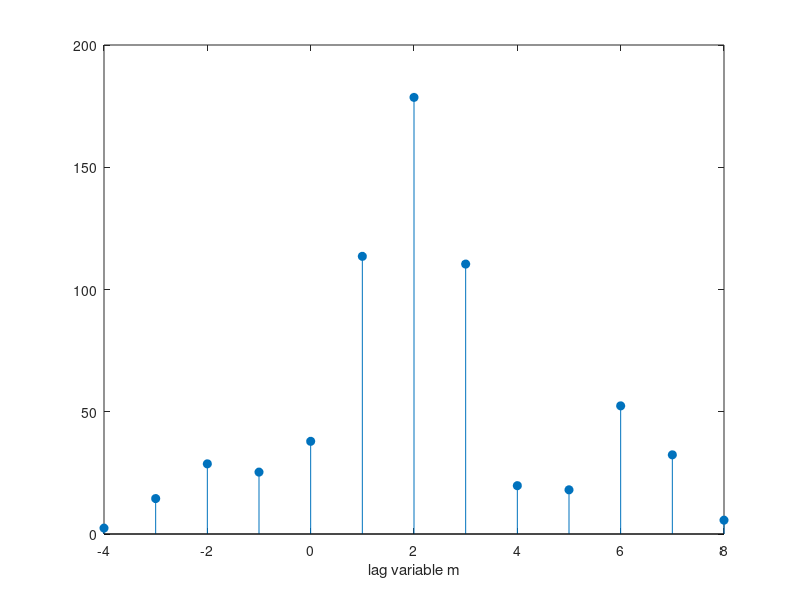

The MATLAB script that drew this image:
clc; 
clear all; 
close all;
x=[3 11 7 0 -1 4 2]; 
nx=-3:3; 
xs=x;
ny=nx+2;
w=randn(1,length(ny)); 
nw=ny;y=0.8*xs+w; yf=fliplr(y);
Ryx=conv(x,yf); 
N1=length(nx); 
N2=length(ny);
n3=(nx(1)+ny(1)):(nx(N1)+ny(N2));
stem(n3,Ryx,'filled'); xlabel('lag variable m')